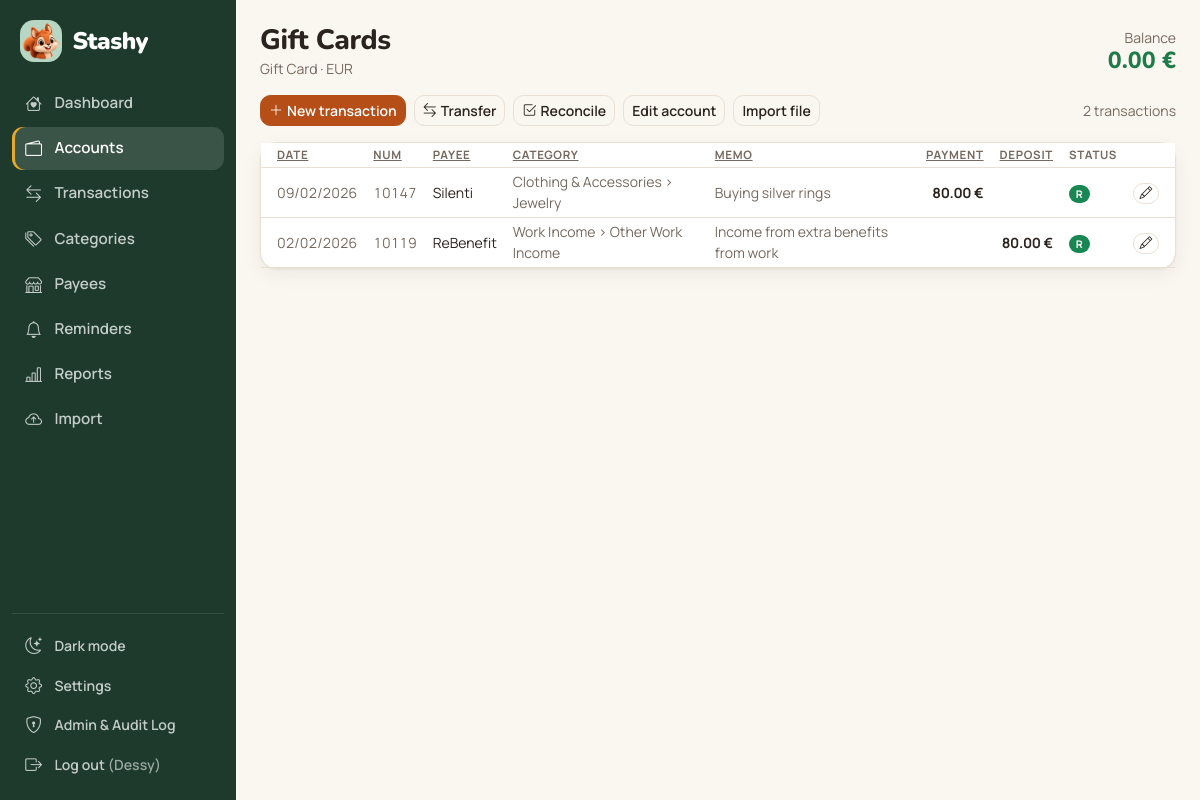
Page /accounts/28/ (signed in) on the committed database.
### finance/models.py (models this page shows, shortened)
class Account(models.Model):
    AccountType = AccountType
    name = models.CharField(max_length=120)
    account_type = models.CharField(max_length=20, choices=ACCOUNT_TYPE_CHOICES, default=AccountType.CASH)
    currency = models.CharField(max_length=3, choices=CURRENCY_CHOICES, default=DEFAULT_CURRENCY)
    institution = models.CharField(
        max_length=120, blank=True, help_text="Fill when a bank or company is behind this account.",
    )
    is_active = models.BooleanField(default=True)
    notes = models.TextField(blank=True)
    created_at = models.DateTimeField(auto_now_add=True)
    objects = AccountQuerySet.as_manager()
    class Meta:
        ordering = ["name"]
    @property
    def balance(self):
        if "balance_total" in self.__dict__:
            total = self.balance_total
        else:
            total = self.transactions.aggregate(total=Sum("amount"))["total"]
        return (total or ZERO).quantize(CENT)

class Transaction(models.Model):
    account = models.ForeignKey(Account, related_name="transactions", on_delete=models.CASCADE)
    date = models.DateField()
    transaction_number = models.PositiveIntegerField(
        null=True, blank=True,
        help_text="Shared across all accounts, starting again at 1 every calendar year. You can change it.",
    )
    payee = models.ForeignKey(Payee, null=True, blank=True, on_delete=models.SET_NULL, related_name="transactions")
    payee_name = models.CharField(max_length=150, blank=True, help_text="Free-text payee if not memorized")
    category = models.ForeignKey(
        Category, null=True, blank=True, on_delete=models.SET_NULL, related_name="transactions"
    )
    memo = models.CharField(max_length=255, blank=True)
    amount = models.DecimalField(max_digits=12, decimal_places=2)
    cleared = models.BooleanField(default=False)
    reconciled = models.BooleanField(default=False)
    tags = models.ManyToManyField(Tag, blank=True, related_name="transactions")
    import_batch = models.ForeignKey(
        "ImportBatch", null=True, blank=True, on_delete=models.SET_NULL, related_name="transactions"
    )
    import_fingerprint = models.CharField(
        max_length=64, blank=True, db_index=True,
        help_text="Hash used to detect duplicate imports"
    )
    created_at = models.DateTimeField(auto_now_add=True)
    class Meta:
        ordering = ["-date", "-transaction_number", "-created_at"]
        indexes = [
            models.Index(fields=["date"]),
            models.Index(fields=["account", "date"]),
        ]
    @property
    def display_payee(self):
        return self.payee.name if self.payee_id else self.payee_name

class Payee(models.Model):
    OPENING_BALANCE = "Opening Balance"
    TRANSFER_MONEY = "Transfer Money"
    RECONCILIATION_ADJUSTMENT = "Reconciliation Adjustment"
    SYSTEM_NAMES = (OPENING_BALANCE, TRANSFER_MONEY, RECONCILIATION_ADJUSTMENT)
    name = models.CharField(max_length=150, unique=True)
    is_active = models.BooleanField(default=True)
    class Meta:
        ordering = ["name"]

class Category(models.Model):
    class CategoryType(models.TextChoices):
        INCOME = "income", "Income"
        EXPENSE = "expense", "Expense"
        TRANSFER = "transfer", "Transfer"
    name = models.CharField(max_length=120)
    parent = models.ForeignKey(
        "self", null=True, blank=True, related_name="subcategories", on_delete=models.CASCADE
    )
    category_type = models.CharField(max_length=10, choices=CategoryType.choices, default=CategoryType.EXPENSE)
    account = models.OneToOneField(
        Account, null=True, blank=True, editable=False, on_delete=models.CASCADE, related_name="transfer_category",
        help_text="Set only on an account's own transfer category, which Stashy creates and deletes with the account.",
    )
    class Meta:
        verbose_name_plural = "categories"
        ordering = ["parent__name", "name"]
        constraints = [
            models.UniqueConstraint(fields=["name", "parent"], name="unique_category_name_per_parent")
        ]
    def __str__(self):
        return self.full_name
    @property
    def full_name(self):
        return f"{self.parent.name} > {self.name}" if self.parent_id else self.name

### finance/views.py (the view)
# urls.py: path("accounts/<int:pk>/", views.account_detail, name="account_detail"),
@login_required
def account_detail(request, pk):
    account = get_object_or_404(Account, pk=pk)
    transactions = account.transactions.select_related("category__parent", "payee")
    transactions, sort, sort_next = _sorted(request, transactions, ACCOUNT_REGISTER_SORT_FIELDS)
    return render(request, "finance/account_detail.html", {
        "account": account, "transactions": transactions, "sort": sort, "sort_next": sort_next,
    })

### audit/context.py (called while the page is built)
def new_operation_id():
    return uuid.uuid4().hex[:12]

@contextmanager
def _activate(context):
    token = _current.set(context)
    try:
        yield context
    finally:
        _current.reset(token)

def request_context(request):
    return _activate(AuditContext(source=USER, operation=new_operation_id(), request=request))

### finance/context_processors.py (called while the page is built)
def regional_preferences(request):
    return {"regional": regional.current()}

### finance/currency.py (called while the page is built)
def format_money(amount, currency_code, decimals=2, preferences=None):
    amount = Decimal(str(amount))
    negative = amount < 0
    number = regional.format_number(abs(amount), decimals=decimals, preferences=preferences)
    symbol = CURRENCY_SYMBOLS.get(currency_code, currency_code)
    body = f"{number} {symbol}" if currency_code in SUFFIX_CURRENCIES else f"{symbol}{number}"
    return f"-{body}" if negative else body

### finance/models.py (called while the page is built, shortened)
    @classmethod
    def for_user(cls, user):
        profile = cls.objects.filter(user=user).first()
        if profile is not None:
            return profile

    @property
    def preferences(self):
        return regional.Preferences(
            date_format=self.date_format,
            number_format=self.number_format,
            first_day_of_week=self.first_day_of_week,
            time_zone=self.time_zone,
            main_currency=self.main_currency,
        )

### finance/regional.py (called while the page is built)
def current():
    return _current.get()

@contextmanager
def activate(preferences):
    token = _current.set(preferences)
    try:
        with timezone.override(_zone(preferences.time_zone)):  # None (unknown zone) means settings.TIME_ZONE
            yield preferences
    finally:
        _current.reset(token)

def _zone(name):
    try:
        return zoneinfo.ZoneInfo(name)
    except (zoneinfo.ZoneInfoNotFoundError, ValueError, TypeError):
        return None

def format_number(value, decimals=2, preferences=None):
    thousands, mark = _NUMBER_STYLES.get((preferences or current()).number_format, _NUMBER_STYLES["space_dot"])
    amount = Decimal(str(value)).quantize(Decimal(1).scaleb(-decimals), rounding=ROUND_HALF_UP)
    whole, _, fraction = f"{abs(amount):.{decimals}f}".partition(".")
    groups = []
    while len(whole) > 3:
        groups.insert(0, whole[-3:])
        whole = whole[:-3]
    groups.insert(0, whole)
    number = ("-" if amount < 0 else "") + thousands.join(groups)
    return f"{number}{mark}{fraction}" if fraction else number

    @property
    def date_pattern(self):
        return _DATE_STYLES.get(self.date_format, _DATE_STYLES["dmy"])[0]

### finance/templates/finance/account_detail.html (shortened to what this page needs)
{% extends "finance/base.html" %}
{% load stashy_format %}
{% block content %}
<div class="d-flex justify-content-between align-items-center mb-3">
    <div>
        <h3 class="mb-0">{{ account.name }}</h3>
        <div class="text-muted small">{{ account.get_account_type_display }}{% if account.institution %} · {{ account.institution }}{% endif %} · {{ account.currency }}</div>
    </div>
    <div class="text-end">
        <div class="text-muted small">Balance</div>
        {% with balance=account.balance %}
        <div class="stat-value {% if balance < 0 %}amount-negative{% else %}amount-positive{% endif %}">{{ balance|moneyc:account.currency }}</div>
        {% endwith %}
    </div>
</div>
<div class="d-flex align-items-center gap-2 mb-3">
    <a href="{% url 'finance:transaction_add' %}?account={{ account.pk }}" class="btn btn-primary btn-sm"><i class="bi bi-plus-lg me-1"></i>New transaction</a>
    <a href="{% url 'finance:account_transfer' account.pk %}" class="btn btn-outline-secondary btn-sm"><i class="bi bi-arrow-left-right me-1"></i>Transfer</a>
    <a href="{% url 'finance:account_reconcile' account.pk %}" class="btn btn-outline-secondary btn-sm"><i class="bi bi-check2-square me-1"></i>Reconcile</a>
    <a href="{% url 'finance:account_edit' account.pk %}" class="btn btn-outline-secondary btn-sm">Edit account</a>
    <a href="{% url 'finance:import_transactions' %}" class="btn btn-outline-secondary btn-sm">Import file</a>
    <span class="text-muted small ms-auto">{{ transactions|length }} transaction{{ transactions|length|pluralize }}</span>
</div>
<div class="card">
    <table class="table table-hover mb-0 align-middle register">
        <thead>
            <tr>
                <th><a href="{% querystring sort=sort_next.date %}" class="sort-link">Date{% include "finance/includes/sort_arrow.html" with column="date" %}</a></th>
                <th><a href="{% querystring sort=sort_next.num %}" class="sort-link">Num{% include "finance/includes/sort_arrow.html" with column="num" %}</a></th>
                <th><a href="{% querystring sort=sort_next.payee %}" class="sort-link">Payee{% include "finance/includes/sort_arrow.html" with column="payee" %}</a></th>
                <th><a href="{% querystring sort=sort_next.category %}" class="sort-link">Category{% include "finance/includes/sort_arrow.html" with column="category" %}</a></th>
                <th><a href="{% querystring sort=sort_next.memo %}" class="sort-link">Memo{% include "finance/includes/sort_arrow.html" with column="memo" %}</a></th>
                <th class="text-end"><a href="{% querystring sort=sort_next.amount %}" class="sort-link">Payment{% include "finance/includes/sort_arrow.html" with column="amount" %}</a></th>
                <th class="text-end"><a href="{% querystring sort=sort_next.amount %}" class="sort-link">Deposit{% include "finance/includes/sort_arrow.html" with column="amount" %}</a></th>
                <th>Status</th>
                <th></th>
            </tr>
        </thead>
        <tbody>
        {% for t in transactions %}
            <tr>
                <td class="text-muted text-nowrap">{{ t.date|sdate }}</td>
                <td class="text-muted">{{ t.transaction_number|default:"—" }}</td>
                <td>{{ t.display_payee }}</td>
                <td class="text-muted">{{ t.category|default:"—" }}</td>
                <td class="text-muted">{{ t.memo }}</td>
                <td class="text-end text-nowrap amount-negative">{% if t.amount < 0 %}{{ t.amount|abs_value|moneyc:account.currency }}{% endif %}</td>
                <td class="text-end text-nowrap amount-positive">{% if t.amount > 0 %}{{ t.amount|moneyc:account.currency }}{% endif %}</td>
                <td>
                    {% if t.reconciled %}<span class="badge text-bg-success">R</span>
                    {% elif t.cleared %}<span class="badge text-bg-secondary">C</span>
                    {% else %}<span class="badge text-bg-light text-muted border">—</span>{% endif %}
                </td>
                <td class="text-end">
                    <a href="{% url 'finance:transaction_edit' t.pk %}?next={{ request.get_full_path|urlencode }}" class="btn btn-sm btn-outline-secondary btn-icon"><i class="bi bi-pencil"></i></a>
                </td>
            </tr>
        {% empty %}
            <tr><td colspan="9">{% include "finance/includes/empty_state.html" with title="This account is empty" text="Add a transaction by hand, or import a file from your bank." %}</td></tr>
        {% endfor %}
        </tbody>
    </table>
</div>
{% endblock %}

### finance/templates/finance/includes/sidebar_contents.html (shortened to what this page needs)
{% load static %}
{% with current=request.resolver_match.url_name|default:"" %}
<a href="{% url 'finance:dashboard' %}" class="stashy-brand">
    <img src="{% static 'finance/img/mascot-face-96.png' %}" alt="" width="42" height="42">
    <span>Stashy</span>
</a>
<nav class="stashy-nav">
    <a href="{% url 'finance:dashboard' %}" class="{% if current == 'dashboard' %}active{% endif %}"><i class="bi bi-house-heart"></i>Dashboard</a>
    <a href="{% url 'finance:account_list' %}" class="{% if 'account' in current %}active{% endif %}"><i class="bi bi-wallet2"></i>Accounts</a>
    <a href="{% url 'finance:transaction_list' %}" class="{% if 'transaction' in current and current != 'import_transactions' %}active{% endif %}"><i class="bi bi-arrow-left-right"></i>Transactions</a>
    <a href="{% url 'finance:category_list' %}" class="{% if 'category' in current %}active{% endif %}"><i class="bi bi-tags"></i>Categories</a>
    <a href="{% url 'finance:payee_list' %}" class="{% if 'payee' in current %}active{% endif %}"><i class="bi bi-shop"></i>Payees</a>
    <a href="{% url 'finance:reminder_list' %}" class="{% if 'reminder' in current %}active{% endif %}"><i class="bi bi-bell"></i>Reminders</a>
    <a href="{% url 'finance:reports' %}" class="{% if current == 'reports' %}active{% endif %}"><i class="bi bi-bar-chart-line"></i>Reports</a>
    <a href="{% url 'finance:import_transactions' %}" class="{% if current == 'import_transactions' %}active{% endif %}"><i class="bi bi-cloud-arrow-up"></i>Import</a>
</nav>
<div class="stashy-sidebar-footer">
    <button type="button" class="sidebar-action" data-theme-toggle aria-label="Switch to dark mode">
        <i class="bi bi-moon-stars"></i><span data-theme-label>Dark mode</span>
    </button>
    <a href="{% url 'finance:settings' %}" class="sidebar-action {% if current == 'settings' %}active{% endif %}"><i class="bi bi-gear"></i><span>Settings</span></a>
    <a href="{% url 'admin:index' %}" target="_blank" rel="noopener" class="sidebar-action"><i class="bi bi-shield-lock"></i><span>Admin &amp; Audit Log</span></a>
    {% if user.is_authenticated %}
    <form method="post" action="{% url 'logout' %}">
        <button type="submit" class="sidebar-action">
            <i class="bi bi-box-arrow-right"></i><span>Log out <span class="opacity-75">({{ user.username }})</span></span>
        </button>
    </form>
    {% endif %}
</div>
{% endwith %}

### rows in the picture
Account: name "Gift Cards", account_type "Gift Card", currency "EUR", currency "0.00 €"
Transaction: date|sdate "09/02/2026", transaction_number "10147", display_payee "Silenti", category "Clothing & Accessories > Jewelry", memo "Buying silver rings", amount|abs_value "80.00 €", reconciled "R"
Transaction: date|sdate "02/02/2026", transaction_number "10119", display_payee "ReBenefit", category "Work Income > Other Work Income", memo "Income from extra benefits from work", amount "80.00 €", reconciled "R"

### other values in the picture
{{ user.username }} "Dessy"
{{ transactions|length }} "2"
